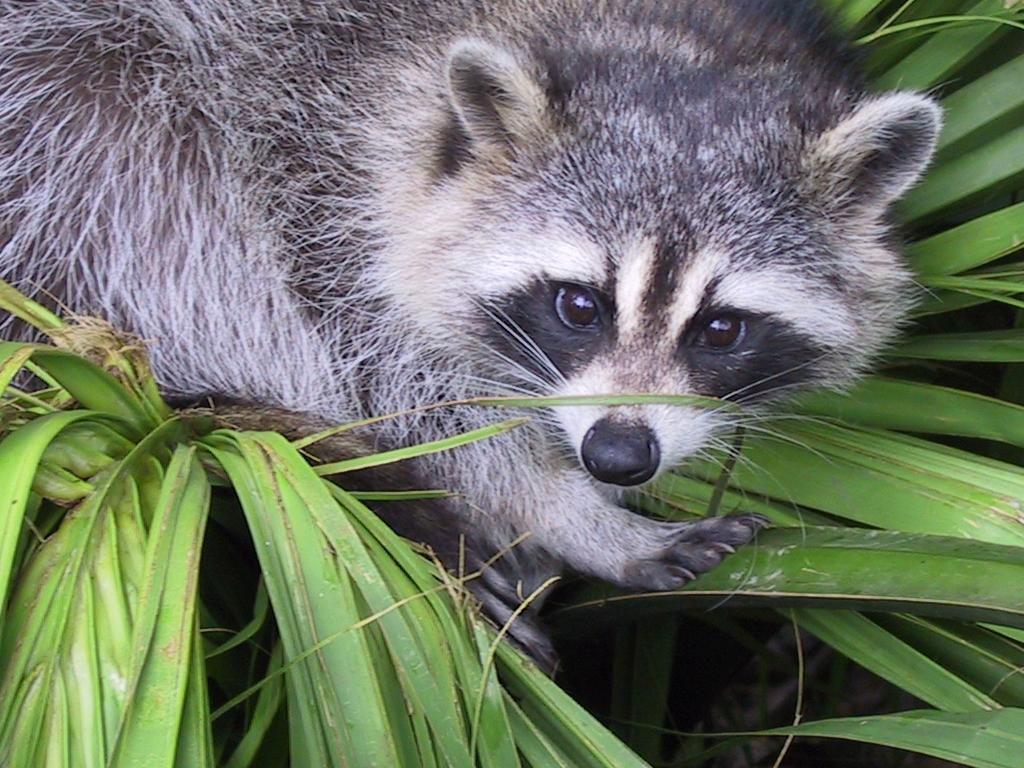
#> input picture Python-1-Array/ex03/animal.jpeg, 1024 x 768 px
$ python zoom.py
#> lines starting #> are read from the running program, lines starting #| are printed output that depends on the picture
### Python-1-Array/ex03/load_image.py
import numpy as np
from PIL import Image


def ft_load(path: str):
    """
    Loads an image and prints its shape.

    Parameters:
    path (str): Path to the image file.

    Returns:
    tuple: A tuple containing:
        - numpy.ndarray: Pixel values of the loaded image.
        - PIL.Image.Image: The image object.

    Raises:
    FileNotFoundError: If the image file is not found.
    """
#> called with path = 'animal.jpeg'

    try:
        img = Image.open(path)
#> img is the input picture: PIL image 1024x768 RGB; mean R, G, B 110.7, 117.7, 102.1
        img_array = np.array(img)
        shape = img_array.shape
#> shape = (768, 1024, 3)
        print('The shape of image is:', shape)
#| The shape of image is: (768, 1024, 3)
        pixel_values = list(img.getdata())
#> pixel_values = 786432 items
        pixel_values = np.array(pixel_values).reshape(shape)
        return pixel_values, img

    except FileNotFoundError:
        raise FileNotFoundError("File Not found")

### Python-1-Array/ex03/zoom.py
from load_image import ft_load
import matplotlib.pyplot as plt
import numpy as np


def zoom(image_path):
    """
    Loads an image, prints its dimensions, number of channels,
    pixel content, and displays it with scales on the X and Y axes.

    Parameters:
    image_path (str): The path to the image file.
    """
    try:
        pixel_values, img = ft_load(image_path)
        print(pixel_values)
#> (printed output is left out)
        width, height = img.size
#> width = 1024; height = 768
        left = (width - 400) // 2
#> left = 312
        top = (height - 400) // 2
#> top = 184
        right = (width + 400) // 2
#> right = 712
        bottom = (height + 400) // 2
#> bottom = 584

        img = img.crop((left, top, right, bottom))
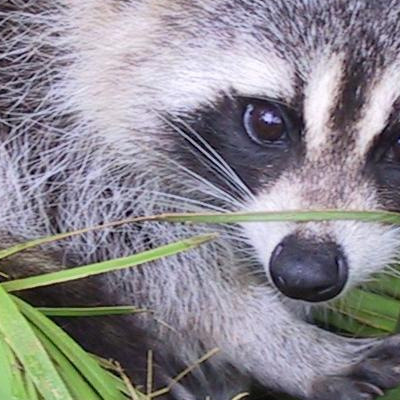
#> img: PIL image 400x400 RGB; mean R, G, B 138.1, 135.5, 141.3
        img = img.convert('L')
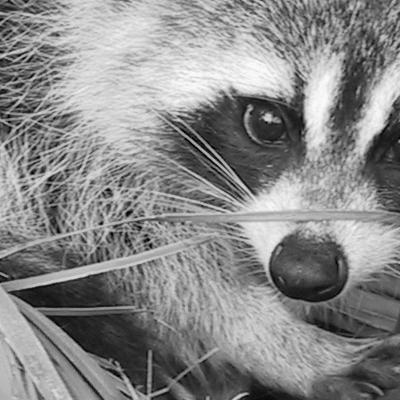
#> img: PIL image 400x400 L; min 0, max 253, mean 136.9
        img_array = np.array(img)
        image_new_shape = img_array[:, :, np.newaxis].shape
#> image_new_shape = (400, 400, 1)
        print(f"New shape after slicing: \
              {image_new_shape} or {img_array.shape}")
#| New shape after slicing:               (400, 400, 1) or (400, 400)
        plt.imshow(img_array, cmap='gray')
        print(img_array.reshape(image_new_shape))
#> (printed output is left out)
        plt.show()
    except FileNotFoundError as e:
        print(f"Error: {str(e)}")


def main():
    '''main function for to test zoom function'''
    zoom('animal.jpeg')
    # print(zoom.__doc__)


if __name__ == '__main__':
    main()
